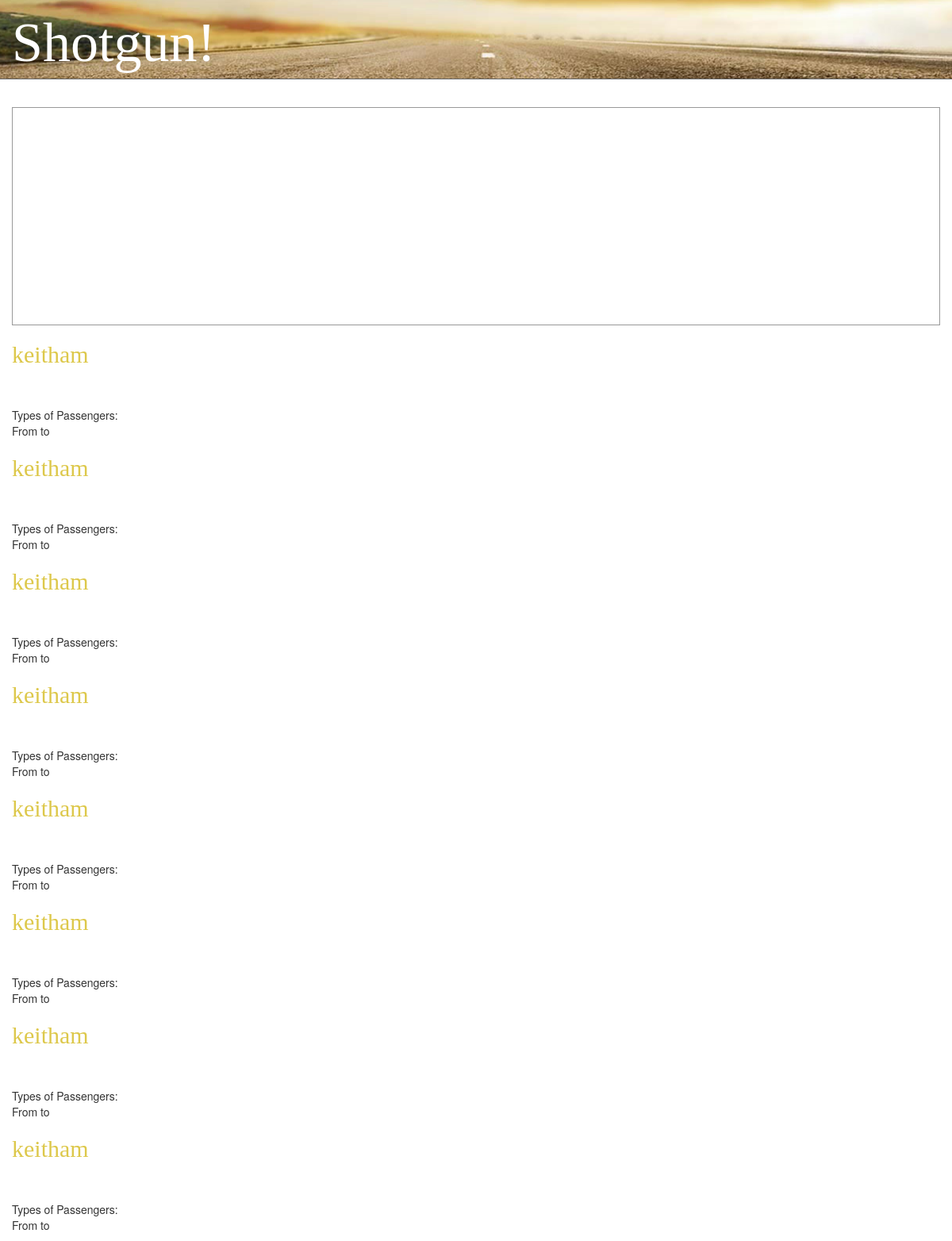
Before: /rides/ with the older database file.
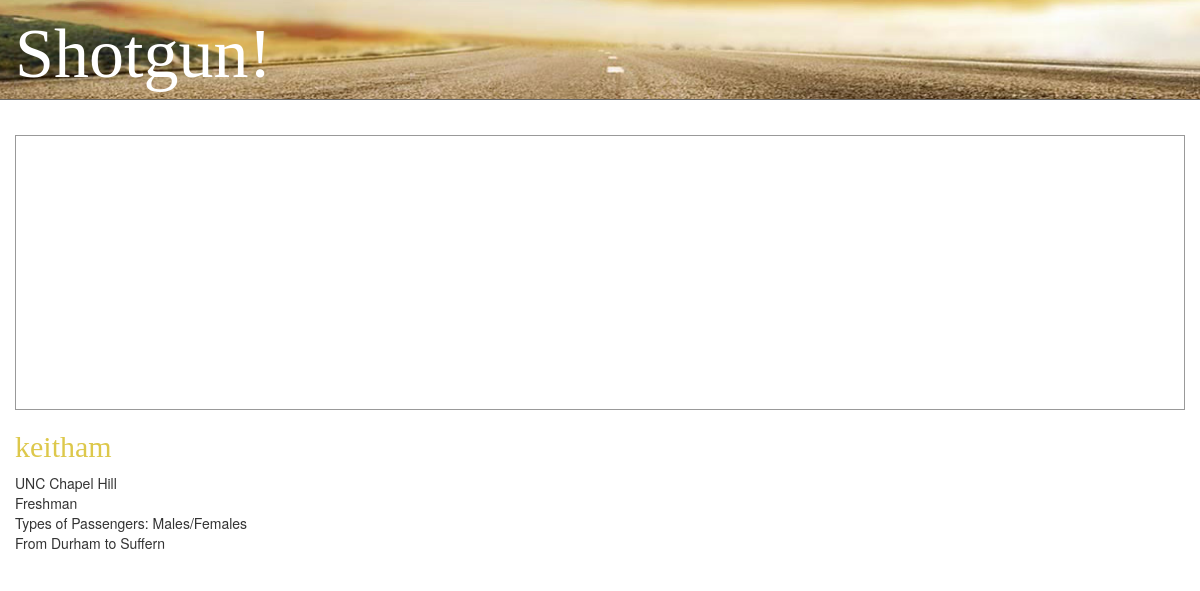
After: the same page with the newer database file.
### drive/models.py (models this page shows)
class Ride(models.Model):
    driver = models.ForeignKey(User)
    fromLocation = models.ForeignKey('Location', related_name='ride_from_set')
    toLocation = models.ForeignKey('Location', related_name='ride_to_set')
    leavingOn = models.DateField()
    gasMoney = models.DecimalField(max_digits=6, decimal_places=2)
    luggageRoom = models.IntegerField()

class ShotgunProfile(models.Model):
    YEARS = (
        ('Freshman', 'Freshman'),
        ('Sophomore', 'Sophomore'),
        ('Junior', 'Junior'),
        ('Senior', 'Senior'),
        ('Professor', 'Professor'),
    )
    SCHOOLS = (
        ('UNC Chapel Hill', 'UNC Chapel Hill'),
    )
    PASSENGERS = (
        ('Males', 'Males'),
        ('Females', 'Females'),
        ('Males/Females', 'Males/Females'),
    )
    user = models.OneToOneField(User, related_name='shotgunprofile')
    avatar = models.ImageField(upload_to='images/avatars/', default='')
    school = models.CharField(max_length=50, choices=SCHOOLS, default='UNC Chapel Hill')
    year = models.CharField(max_length=10, choices=YEARS, default='Freshman')
    passengers = models.CharField(max_length=15, choices=PASSENGERS, default='Males/Females')

class Location(models.Model):
    lat = models.DecimalField(max_digits=10, decimal_places=6)
    lng = models.DecimalField(max_digits=10, decimal_places=6)
    formattedAddress = models.CharField(max_length=255)
    city = models.CharField(max_length=255)

### drive/views.py (the view)
# urls.py: url(r'^rides/$', views.rides_index, name='rides_index'),
def rides_index(request):
    rides = Ride.objects.all()
    paginator = Paginator(rides, 10)
    page = request.GET.get('page')
    try:
        rides = paginator.page(page)
    except PageNotAnInteger:
        rides = paginator.page(1)
    except EmptyPage:
        rides = paginator.page(paginator.num_pages)
    return render(request, 'rides/index.html', {"rides": rides})

### shotgun/resources/templates/rides/index.html (shortened to what this page needs)
{% extends 'layout_header.html' %}
{% block content %}
    <div id="map">
    </div>
    <section id="section-ride-index">
        {% for ride in rides %}
            <div class="ride">
                <h2>{{ride.driver.username}}</h2>
                <p>
                    {{ride.driver.shotgunprofile.school}}<br>
                    {{ride.driver.shotgunprofile.year}}<br>
                    Types of Passengers: {{ride.driver.shotgunprofile.passengers}}<br>
                    From {{ride.fromLocation.city}} to {{ride.toLocation.city}}
                </p>
            </div>
        {% endfor %}
    </section>
{% endblock %}

### shotgun/resources/templates/layout_header.html (shortened to what this page needs)
{% extends 'base.html' %}
{% block body %}
    <div class="header">
        <h1><a href="{% url 'drive.views.home' %}">Shotgun!</a></h1>
    </div>
    <div class="container-fluid">
        <div class="row">
            <div class="col-xs-12">
                {% block content %}
                {% endblock %}
            </div>
        </div>
    </div>
{% endblock %}

### shotgun/resources/templates/base.html (shortened to what this page needs)
<!DOCTYPE html>
<html lang="en">
    <head>
        <link rel="stylesheet" href="//code.jquery.com/ui/1.10.4/themes/smoothness/jquery-ui.css">
        <link href="{{STATIC_URL}}css/normalize.css" rel="stylesheet">
        <link href="{{STATIC_URL}}css/bootstrap.min.css" rel="stylesheet">
        <link href="{{STATIC_URL}}css/shotgun.css" rel="stylesheet">
    </head>
    <body>
        {% block body %}{% endblock %}
    </body>
</html>

### shotgun/resources/public/css/shotgun.css (style rules this page uses)
html, body { height: 100%; }
h1 { font-family: "Bangla Sangam MN"; font-size: 70px; color: #fff; }
h1>a { color: #fff; text-decoration: none; }
h2, h3, h4 { font-family: Avenir; color: #ddc84b; }
.container-fluid { position: relative; }
.header { height: 100px; background-image: url(../img/road-top.jpg); background-repeat: no-repeat; background-position: center bottom; background-size: contain; -webkit-background-size: cover; -moz-background-size: cover; -o-background-size: cover; padding: 15px; border-bottom: 1px solid #666666; }
.header h1 { margin: 0px; }
#map, #map_canvas { margin-top: 35px; height: 275px; width: 100%; border: 1px solid #999999; }

Changed rows visible on the page:
removed Ride: driver.username "keitham"
removed Ride: driver.username "keitham"
removed Ride: driver.username "keitham"
removed Ride: driver.username "keitham"
removed Ride: driver.username "keitham"
removed Ride: driver.username "keitham"
removed Ride: driver.username "keitham"
changed Ride "keitham": driver.shotgunprofile.school (not shown) → "UNC Chapel Hill"; driver.shotgunprofile.year (not shown) → "Freshman"; driver.shotgunprofile.passengers (not shown) → "Males/Females"; fromLocation.city (not shown) → "Durham"; toLocation.city (not shown) → "Suffern"
